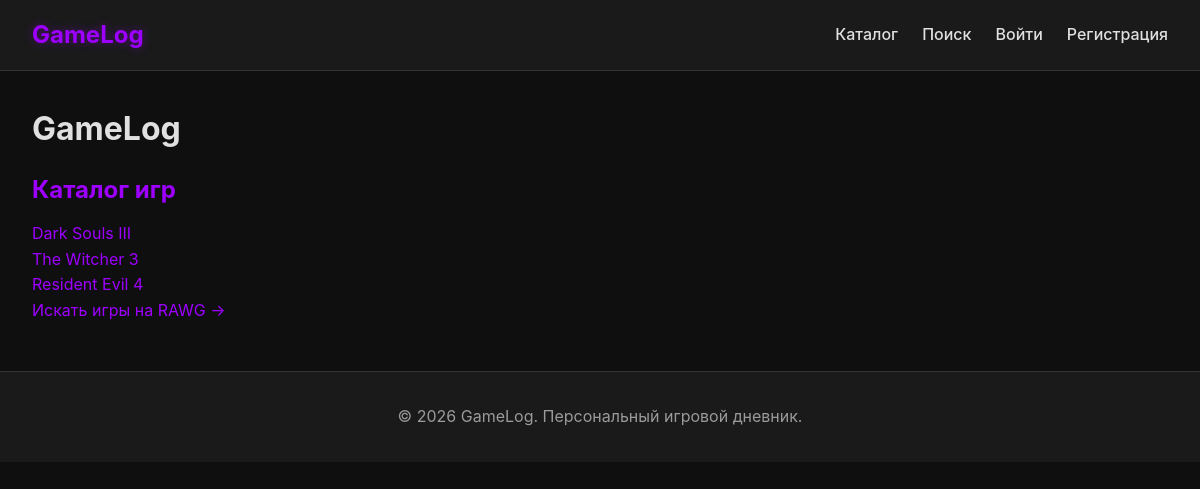
The page / on the database its author committed.
### games/models.py (models this page shows, shortened)
class Game(models.Model):
    title = models.CharField(max_length=128, verbose_name='Название')
    genre = models.ManyToManyField(Genre, verbose_name='Жанры')
    developer = models.ManyToManyField(Developer, verbose_name='Разработчик')
    platform = models.ManyToManyField(Platform, verbose_name='Платформы')
    released_at = models.DateField(
        null=True,
        blank=True,
        verbose_name='Дата выхода'
    )
    class Meta:
        verbose_name = 'Игра'
        verbose_name_plural = 'Игры'

### games/views.py (the view)
# urls.py: path('', views.game_list, name='game_list'),
def game_list(request):
    games = Game.objects.all()
    return render(request, 'games/game_list.html', {'games': games})

### games/templates/games/game_list.html (shortened to what this page needs)
{% extends 'games/base.html' %}
{% block content %}
    <h1>GameLog</h1>
    <h2>Каталог игр</h2>
    {% for game in games %}
        <p>
            <a href="{% url 'game_detail' game.pk %}">
                {{ game.title }}
            </a>
        </p>
    {% empty %}
        <p>Пока игр нет.</p>
    {% endfor %}
    <p><a href="{% url 'game_search' %}">Искать игры на RAWG →</a></p>
{% endblock %}

### static/css/style.css (style rules this page uses)
* { box-sizing: border-box; margin: 0; padding: 0; }
:root { --graphite-bg: #0f0f0f; --graphite-panel: #1a1a1a; --graphite-card: #222222; --graphite-border: #333333; --graphite-text: #e0e0e0; --graphite-text-muted: #9a9a9a; --electric-purple: #9d00ff; --electric-purple-hover: #bf00ff; --electric-purple-glow: rgba(157, 0, 255, 0.4); }
body { font-family: -apple-system, BlinkMacSystemFont, 'Segoe UI', Roboto, sans-serif; line-height: 1.6; color: var(--graphite-text); background-color: var(--graphite-bg); }
h1 { margin-bottom: 1rem; color: var(--graphite-text); }
h2 { margin-bottom: 0.75rem; color: var(--electric-purple); }
a { color: var(--electric-purple); text-decoration: none; }

### rows shown on the page
Game: title "Dark Souls III"
Game: title "The Witcher 3"
Game: title "Resident Evil 4"
